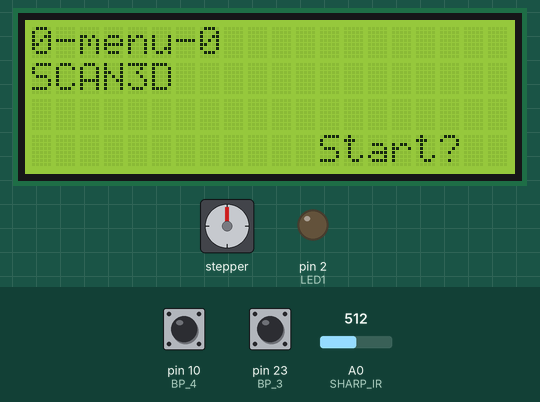
A sketch run on a simulated Arduino Mega 2560, built with avr-gcc and run on an emulated ATmega2560. Parts: 20×4 character LCD, stepper motor, output pins drawn as LEDs (lit = HIGH). The inputs (shaded band) are chosen by the test bench; at power-on: pin 23 (BP_3) HIGH, A0 (SHARP_IR) = 512, pin 10 (BP_4) HIGH. Storage starts empty; stepper angles assume 3200 steps per turn.

Above: at 4.8 s.
4.9 s: pin 23 (BP_3) pulled LOW for 0.15 s
At 5.8 s:
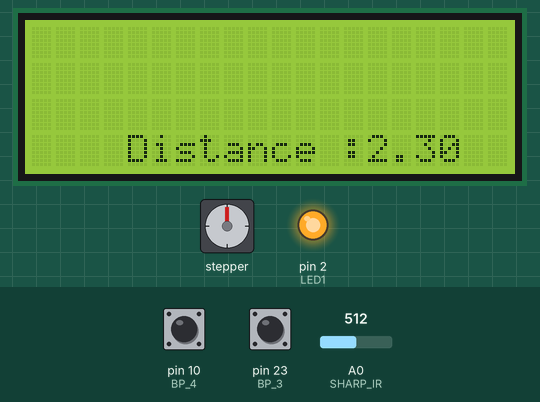
7.7 s: A0 (SHARP_IR) set to 0
At 9.3 s:
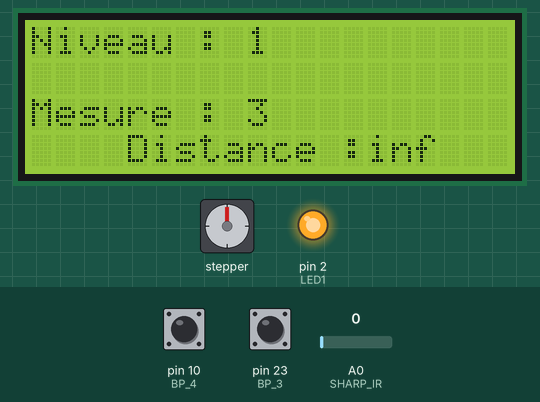
10.7 s: A0 (SHARP_IR) set to 122
At 12.7 s:
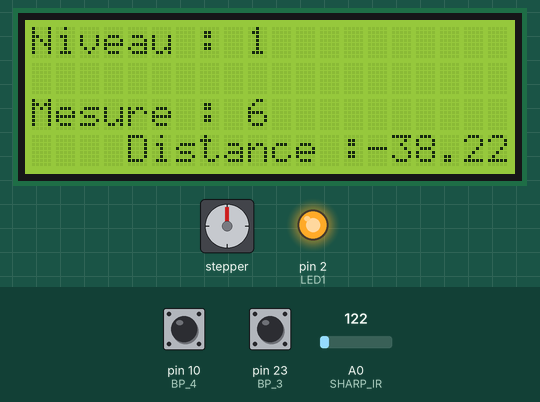
13.4 s: A0 (SHARP_IR) set to 306
At 15.0 s:
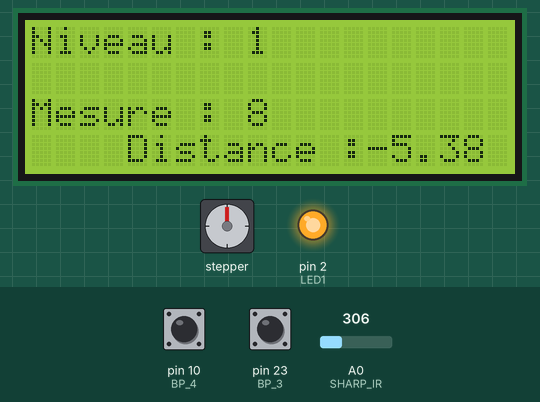
Timing chart, 0 to 16.5 s (numbered marks = the images above; inputs shaded):
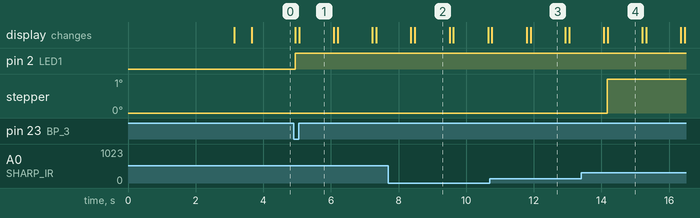

Measured:
- after the input at 4.9 s, pin 2 (LED1): LOW → HIGH at once; the display: first changes after 0.05 s (image 1 shows a later state)
- after the input at 7.7 s, the display: first differs from a run without the input after 0.78 s (image 2)
- after the input at 10.7 s, the display: first differs from a run without the input after 1.2 s (image 3)
- what the display in image 1 shows lasts 1.0 s, from 5.1 s to 6.1 s

The sketch:

Scanner3D_JulienGM.ino
```cpp
//--------------------------------------------------------------------
//  Programme : Scanner_3D_TFE.ino
//  Auteur : Julien GOMEZ MELERO 6éme Electronique INRACI
//  µP : Arduino UNO
//  Date : 05/04/2023
//  Modues : ECRAN LCD I2C,CAPTEUR IR,LECTEUR CARTE µSD,MOTEURS PAS A PAS
//-----------------------DEFINITION DES MODULES------------------------
#include "Mes_fonctions.h"
//--------------------------ECRAN LCD I2C-----------------------------
#include <Wire.h>
#include <LiquidCrystal_I2C.h>
LiquidCrystal_I2C lcd(0x27, 20, 4);
bool lcdMessageDisplayed = false;
//----------------------------CAPTEUR IR------------------------------
#define SHARP_IR A0
const float distance_to_center = 11.55;
float distance = 0;
//----------------------------CCAPTEUR IR-------------------------------
#include <SPI.h>
#include <SD.h>
#define SD_CS 53
File MonFichier;
//-------------------------MOTTEUR PAS A PAS--------------------------
#include <Arduino.h>
#include "DRV8825.h"

#define MOTOR_STEPS 800
#define RPM_Z 10
#define RPM_PLT 10
#define STEPS 4

#define enPin_Z 6
#define DIR_PIN_Z 3
#define STEP_PIN_Z 5

#define MS1_PIN_Z 17
#define MS2_PIN_Z 18
#define MS3_PIN_Z 19

#define enPin_PLT 9
#define DIR_PIN_PLT 7
#define STEP_PIN_PLT 8

#define MS1_PIN_PLT 17
#define MS2_PIN_PLT 18
#define MS3_PIN_PLT 19

DRV8825 motteur_Z(MOTOR_STEPS, DIR_PIN_Z, STEP_PIN_Z, MS1_PIN_Z, MS2_PIN_Z, MS3_PIN_Z);
DRV8825 motteur_PLT(MOTOR_STEPS, DIR_PIN_PLT, STEP_PIN_PLT, MS1_PIN_PLT, MS2_PIN_PLT, MS3_PIN_PLT);

float angle = (1.8 * 1 / 4);
// 1    --> 1,8°
// 1/2  --> 1,8°*1/2
// 1/4  --> 1,8°*1/4
// 1/8  --> 1,8°*1/8
// 1/16 --> 1,8°*1/16

#define LED1 2
#define BP_1 0   // UP
#define BP_2 22  // OK
#define BP_3 23  // RETURN
#define BP_4 10  // DOWN
#define FIN_DE_COURSE 4
//bool ref_BP_1 = 0, ref_BP_2 = 0, ref_BP_3 = 0, ref_BP_4 = 0;
int menu = 0;
#define Nmbr_mesureX 800
#define Nmbr_mesureY 800
#define Nmbr_mesureZ 65
float MesureX[Nmbr_mesureX];
float MesureY[Nmbr_mesureY];
float MesureZ[Nmbr_mesureZ];
float x = 0;
float y = 0;
float z = 0;
void setup() {
  Serial.begin(9600);
  pinMode(LED1, OUTPUT);
  pinMode(SD_CS, OUTPUT);
  pinMode(FIN_DE_COURSE, INPUT_PULLUP);
  pinMode(BP_1, INPUT_PULLUP);
  pinMode(BP_2, INPUT_PULLUP);
  pinMode(BP_3, INPUT_PULLUP);
  pinMode(BP_4, INPUT_PULLUP);
  //------------------INITIALISATION DE L'ECRAN-----------------------
  lcd.begin();
  lcd.backlight();  // Allume le rétroéclairage
  //------------------INITIALISATION DU MOTEUR AXE Z------------------
  motteur_Z.begin(RPM_Z, STEPS);
  motteur_Z.enable();
  //-----------------INITIALISATION DU MOTEUR PLATEAU-----------------
  motteur_PLT.begin(RPM_PLT, STEPS);
  motteur_PLT.enable();
  //------------------INITIALISATION DU LECTEUR µSD-------------------
  lcd.clear();
  lcd.setCursor(0, 0);  // Définit le curseur à la position (0, 0)
  lcd.print("Initialising SD card...");
  delay(3000);
  while (!SD.begin(SD_CS)) {  // Véification de l'initialisation de la carte µSD
    lcd.setCursor(0, 2);      // Définit le curseur à la position (0, 2)
    lcd.print("initialisation fail!");
  }
  lcd.clear();
  MonFichier = SD.open("test.txt", FILE_WRITE);  // Ouverture et ecriture du fichier
  lcd.print("initialisation done.");
  delay(500);
}

//-------------------------------------------------------------------
// LOOP    LOOP    LOOP    LOOP    LOOP    LOOP    LOOP    LOOP
//-------------------------------------------------------------------
void loop() {

  if (digitalRead(BP_1) == LOW && (menu >= 0) && (menu <= 2)) {
    incrementVariable();
    delay(500);  // Délai pour éviter les rebonds
  }

  if (digitalRead(BP_4) == LOW && (menu >= 1) && (menu <= 3)) {
    decrementVariable();
    delay(500);  // Délai pour éviter les rebonds
  }


  switch (menu) {
    case 0:
      if (!lcdMessageDisplayed) {  // verifie si le texte a été afficher
        lcd.clear();
        lcd.setCursor(0, 0);
        lcd.print("0-menu-0");
        lcd.setCursor(0, 1);
        lcd.print("SCAN3D");
        lcd.setCursor(12, 3);  // Définit le curseur à la position (12, 3)
        lcd.print("Start?");
        lcdMessageDisplayed = true;  //message afficher
      }

      if (!digitalRead(BP_3)) {
        lcd.clear();
        lcd.setCursor(0, 0);  // Définit le curseur à la position (0, 0)
        lcd.print("Descente en position zero ...");

        //while (digitalRead(BP_1) == HIGH) {
        //  motteur_Z.rotate(-360);
        //  Serial.println("étape 3");}

        motteur_Z.stop();
        motteur_Z.disable();
        lcd.clear();
        lcd.setCursor(0, 0);
        lcd.print("moteur stop");  // Affiche le message "moteur stop"
        digitalWrite(LED1, HIGH);
        lcd.clear();

        for (int niveau = 0; niveau < Nmbr_mesureZ; niveau++) {
          for (int i = 0; i < Nmbr_mesureX; i = i + 1) {
            mesure_distance();
            delay(100);

            MesureX[i] = x;
            MesureY[i] = y;
            motteur_PLT.move(1);  //move --> commande en pas
            lcd.setCursor(4, 3);  // Définit le curseur à la position (5, 3)
            lcd.print("Distance :");
            lcd.print(distance);
            delay(1000);

            lcd.clear();
            lcd.setCursor(0, 0);  // Définit le curseur à la position (0, 0)
            lcd.print("Niveau : ");
            lcd.print(niveau + 1);
            lcd.setCursor(0, 2);  // Définit le curseur à la position (0, 2)
            lcd.print("Mesure : ");
            lcd.print(i + 1);
          }
          //motteur_Z.enable();
          motteur_Z.rotate(45);  //rotate --> commande en angle
          motteur_Z.stop();
          //motteur_Z.disable();
          z = z + 0.8;  // un tour complet équivaut a 8mm pour la tige sans fin
          MesureZ[niveau] = z;
        }
        digitalWrite(LED1, LOW);

        for (int niveau = 0; niveau < Nmbr_mesureZ; niveau++) {
          for (int i = 0; i < Nmbr_mesureX; i = i + 1) {
            MonFichier.print(MesureX[i]);
            MonFichier.print(",");
            MonFichier.print(MesureY[i]);
            MonFichier.print(",");
            MonFichier.println(MesureZ[niveau]);
          }
        }
        MonFichier.close();
      }
      break;
    case 1:
      if (!lcdMessageDisplayed) {
        lcd.clear();
        lcd.setCursor(0, 0);
        lcd.print("1-menu-1");
        lcdMessageDisplayed = true;
        //Fonctionnalité a prévoir
      }
      break;

    case 2:
      if (!lcdMessageDisplayed) {
        lcd.clear();
        lcd.setCursor(0, 0);
        lcd.print("2-menu-2");
        lcdMessageDisplayed = true;
        //Fonctionnalité a prévoir
      }
      break;

    case 3:
      if (!lcdMessageDisplayed) {
        lcd.clear();
        lcd.setCursor(0, 0);
        lcd.print("3-menu-3");
        lcdMessageDisplayed = true;
        //Fonctionnalité a prévoir
      }
      break;
  }
}
```

Mes_fonctions.cpp
```cpp
#include <arduino.h>
extern const float distance_to_center = 11.55;
extern float x;
extern float y;
extern float distance;
extern float angle;
extern int menu;
extern bool lcdMessageDisplayed;
#define SHARP_IR A0

int mesure_distance(void) {
  int sensorValue = analogRead(SHARP_IR);
  float voltage = sensorValue * (5.0 / 1024);      // Convertion en voltage
  distance = 27.108 * pow(voltage, -1.173);  // Calcule de distance en cm

  distance = distance_to_center - distance;        //la distance d = distance du centre depuis le capteur - la distance mesuré
  y = (cos(angle) * distance);
  x = (sin(angle) * distance);

  return distance, y, x;
}

// Fonction d'incrémentation de la variable
void incrementVariable(void) {
  menu++;
  lcdMessageDisplayed = false;
}

// Fonction de décrémentation de la variable
void decrementVariable(void) {
  menu--;
  lcdMessageDisplayed = false;
}
```

Mes_fonctions.h
```cpp
int mesure_distance(void);
void incrementVariable(void);
void decrementVariable(void);
```
